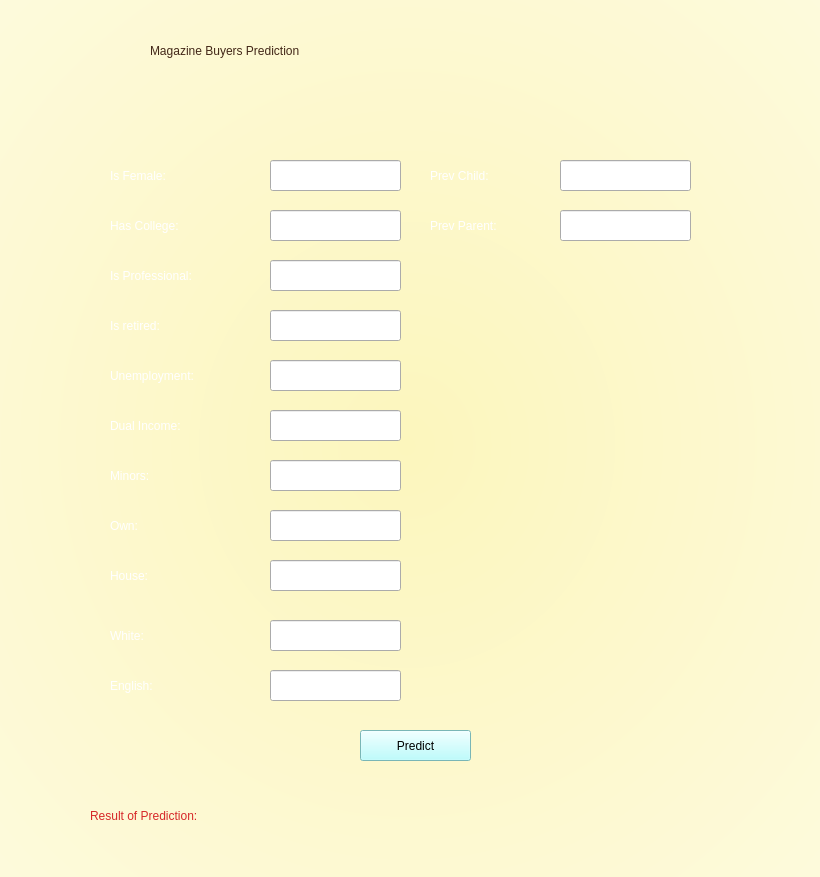
<?xml version="1.0" encoding="UTF-8"?>
<ui version="4.0">
 <class>Form</class>
 <widget class="QWidget" name="Form">
  <property name="geometry">
   <rect>
    <x>0</x>
    <y>0</y>
    <width>820</width>
    <height>877</height>
   </rect>
  </property>
  <property name="windowTitle">
   <string>Form</string>
  </property>
  <widget class="QWidget" name="widget" native="true">
   <property name="geometry">
    <rect>
     <x>0</x>
     <y>0</y>
     <width>821</width>
     <height>881</height>
    </rect>
   </property>
   <property name="styleSheet">
    <string notr="true">QWidget#widget{
background-color:qradialgradient(spread:pad, cx:0.5, cy:0.5, radius:1.521, fx:0.495, fy:0.506, stop:0 rgba(252, 246, 189, 255), stop:1 rgba(255, 255, 255, 255))

}
</string>
   </property>
   <widget class="QLabel" name="label">
    <property name="geometry">
     <rect>
      <x>150</x>
      <y>20</y>
      <width>521</width>
      <height>61</height>
     </rect>
    </property>
    <property name="styleSheet">
     <string notr="true">font: 75 26pt &quot;MS Shell Dlg 2&quot;;
color:rgb(67, 40, 24)</string>
    </property>
    <property name="text">
     <string>Magazine Buyers Prediction</string>
    </property>
   </widget>
   <widget class="QWidget" name="widget_2" native="true">
    <property name="geometry">
     <rect>
      <x>70</x>
      <y>120</y>
      <width>671</width>
      <height>661</height>
     </rect>
    </property>
    <property name="styleSheet">
     <string notr="true">QWidget#widget_2{background-color:qradialgradient(spread:pad, cx:0.5, cy:0.5, radius:1.521, fx:0.495, fy:0.506, stop:0 rgba(67, 40, 24, 255), stop:1 rgba(255, 255, 255, 255));
border-radius:20%;
 backdrop-filter: blur(4px);
box-shadow: 0 0 20px #000;
transition: 0.4s all;
}
qradialgradient(spread:pad, cx:0.5, cy:0.5, radius:1.521, fx:0.495, fy:0.506, stop:0 rgba(0, 48, 73, 255), stop:1 rgba(255, 255, 255, 255))</string>
    </property>
    <widget class="QLabel" name="label_2">
     <property name="geometry">
      <rect>
       <x>40</x>
       <y>40</y>
       <width>131</width>
       <height>31</height>
      </rect>
     </property>
     <property name="styleSheet">
      <string notr="true">color:rgb(255, 255, 255);
font: 13pt &quot;MS Shell Dlg 2&quot;;</string>
     </property>
     <property name="text">
      <string>Is Female:</string>
     </property>
    </widget>
    <widget class="QLabel" name="label_3">
     <property name="geometry">
      <rect>
       <x>40</x>
       <y>90</y>
       <width>131</width>
       <height>31</height>
      </rect>
     </property>
     <property name="styleSheet">
      <string notr="true">color:rgb(255, 255, 255);
font: 13pt &quot;MS Shell Dlg 2&quot;;</string>
     </property>
     <property name="text">
      <string>Has College:</string>
     </property>
    </widget>
    <widget class="QLabel" name="label_4">
     <property name="geometry">
      <rect>
       <x>40</x>
       <y>190</y>
       <width>131</width>
       <height>31</height>
      </rect>
     </property>
     <property name="styleSheet">
      <string notr="true">color:rgb(255, 255, 255);
font: 13pt &quot;MS Shell Dlg 2&quot;;</string>
     </property>
     <property name="text">
      <string>Is retired:</string>
     </property>
    </widget>
    <widget class="QLabel" name="label_5">
     <property name="geometry">
      <rect>
       <x>40</x>
       <y>140</y>
       <width>151</width>
       <height>31</height>
      </rect>
     </property>
     <property name="styleSheet">
      <string notr="true">color:rgb(255, 255, 255);
font: 13pt &quot;MS Shell Dlg 2&quot;;</string>
     </property>
     <property name="text">
      <string>Is Professional:</string>
     </property>
    </widget>
    <widget class="QLabel" name="label_6">
     <property name="geometry">
      <rect>
       <x>40</x>
       <y>240</y>
       <width>151</width>
       <height>31</height>
      </rect>
     </property>
     <property name="styleSheet">
      <string notr="true">color:rgb(255, 255, 255);
font: 13pt &quot;MS Shell Dlg 2&quot;;</string>
     </property>
     <property name="text">
      <string>Unemployment:</string>
     </property>
    </widget>
    <widget class="QLabel" name="label_7">
     <property name="geometry">
      <rect>
       <x>40</x>
       <y>290</y>
       <width>131</width>
       <height>31</height>
      </rect>
     </property>
     <property name="styleSheet">
      <string notr="true">color:rgb(255, 255, 255);
font: 13pt &quot;MS Shell Dlg 2&quot;;</string>
     </property>
     <property name="text">
      <string>Dual Income:</string>
     </property>
    </widget>
    <widget class="QLabel" name="label_8">
     <property name="geometry">
      <rect>
       <x>40</x>
       <y>340</y>
       <width>131</width>
       <height>31</height>
      </rect>
     </property>
     <property name="styleSheet">
      <string notr="true">color:rgb(255, 255, 255);
font: 13pt &quot;MS Shell Dlg 2&quot;;</string>
     </property>
     <property name="text">
      <string>Minors:</string>
     </property>
    </widget>
    <widget class="QLabel" name="label_9">
     <property name="geometry">
      <rect>
       <x>40</x>
       <y>390</y>
       <width>131</width>
       <height>31</height>
      </rect>
     </property>
     <property name="styleSheet">
      <string notr="true">color:rgb(255, 255, 255);
font: 13pt &quot;MS Shell Dlg 2&quot;;</string>
     </property>
     <property name="text">
      <string>Own:</string>
     </property>
    </widget>
    <widget class="QLabel" name="label_10">
     <property name="geometry">
      <rect>
       <x>40</x>
       <y>440</y>
       <width>131</width>
       <height>31</height>
      </rect>
     </property>
     <property name="styleSheet">
      <string notr="true">color:rgb(255, 255, 255);
font: 13pt &quot;MS Shell Dlg 2&quot;;</string>
     </property>
     <property name="text">
      <string>House:</string>
     </property>
    </widget>
    <widget class="QLabel" name="label_11">
     <property name="geometry">
      <rect>
       <x>40</x>
       <y>500</y>
       <width>131</width>
       <height>31</height>
      </rect>
     </property>
     <property name="styleSheet">
      <string notr="true">color:rgb(255, 255, 255);
font: 13pt &quot;MS Shell Dlg 2&quot;;</string>
     </property>
     <property name="text">
      <string>White:</string>
     </property>
    </widget>
    <widget class="QLabel" name="label_12">
     <property name="geometry">
      <rect>
       <x>40</x>
       <y>550</y>
       <width>131</width>
       <height>31</height>
      </rect>
     </property>
     <property name="styleSheet">
      <string notr="true">color:rgb(255, 255, 255);
font: 13pt &quot;MS Shell Dlg 2&quot;;</string>
     </property>
     <property name="text">
      <string>English:</string>
     </property>
    </widget>
    <widget class="QLabel" name="label_14">
     <property name="geometry">
      <rect>
       <x>360</x>
       <y>40</y>
       <width>131</width>
       <height>31</height>
      </rect>
     </property>
     <property name="styleSheet">
      <string notr="true">color:rgb(255, 255, 255);
font: 13pt &quot;MS Shell Dlg 2&quot;;</string>
     </property>
     <property name="text">
      <string>Prev Child:</string>
     </property>
    </widget>
    <widget class="QLabel" name="prevparent">
     <property name="geometry">
      <rect>
       <x>360</x>
       <y>90</y>
       <width>131</width>
       <height>31</height>
      </rect>
     </property>
     <property name="styleSheet">
      <string notr="true">color:rgb(255, 255, 255);
font: 13pt &quot;MS Shell Dlg 2&quot;;</string>
     </property>
     <property name="text">
      <string>Prev Parent:</string>
     </property>
    </widget>
    <widget class="QLineEdit" name="hascollege">
     <property name="geometry">
      <rect>
       <x>200</x>
       <y>90</y>
       <width>131</width>
       <height>31</height>
      </rect>
     </property>
    </widget>
    <widget class="QLineEdit" name="isprofessional">
     <property name="geometry">
      <rect>
       <x>200</x>
       <y>140</y>
       <width>131</width>
       <height>31</height>
      </rect>
     </property>
    </widget>
    <widget class="QLineEdit" name="unemployment">
     <property name="geometry">
      <rect>
       <x>200</x>
       <y>240</y>
       <width>131</width>
       <height>31</height>
      </rect>
     </property>
    </widget>
    <widget class="QLineEdit" name="iretired">
     <property name="geometry">
      <rect>
       <x>200</x>
       <y>190</y>
       <width>131</width>
       <height>31</height>
      </rect>
     </property>
    </widget>
    <widget class="QLineEdit" name="Dualincome">
     <property name="geometry">
      <rect>
       <x>200</x>
       <y>290</y>
       <width>131</width>
       <height>31</height>
      </rect>
     </property>
    </widget>
    <widget class="QLineEdit" name="minors">
     <property name="geometry">
      <rect>
       <x>200</x>
       <y>340</y>
       <width>131</width>
       <height>31</height>
      </rect>
     </property>
    </widget>
    <widget class="QLineEdit" name="own">
     <property name="geometry">
      <rect>
       <x>200</x>
       <y>390</y>
       <width>131</width>
       <height>31</height>
      </rect>
     </property>
    </widget>
    <widget class="QLineEdit" name="house">
     <property name="geometry">
      <rect>
       <x>200</x>
       <y>440</y>
       <width>131</width>
       <height>31</height>
      </rect>
     </property>
    </widget>
    <widget class="QLineEdit" name="white">
     <property name="geometry">
      <rect>
       <x>200</x>
       <y>500</y>
       <width>131</width>
       <height>31</height>
      </rect>
     </property>
    </widget>
    <widget class="QLineEdit" name="english">
     <property name="geometry">
      <rect>
       <x>200</x>
       <y>550</y>
       <width>131</width>
       <height>31</height>
      </rect>
     </property>
    </widget>
    <widget class="QLineEdit" name="prevchild">
     <property name="geometry">
      <rect>
       <x>490</x>
       <y>40</y>
       <width>131</width>
       <height>31</height>
      </rect>
     </property>
    </widget>
    <widget class="QLineEdit" name="prevparent_2">
     <property name="geometry">
      <rect>
       <x>490</x>
       <y>90</y>
       <width>131</width>
       <height>31</height>
      </rect>
     </property>
    </widget>
    <widget class="QPushButton" name="pushButton">
     <property name="geometry">
      <rect>
       <x>290</x>
       <y>610</y>
       <width>111</width>
       <height>31</height>
      </rect>
     </property>
     <property name="styleSheet">
      <string notr="true">
background-color: rgb(170, 255, 255);
font: 12pt &quot;MS Shell Dlg 2&quot;;</string>
     </property>
     <property name="text">
      <string>Predict</string>
     </property>
    </widget>
    <widget class="QLineEdit" name="isfemale">
     <property name="geometry">
      <rect>
       <x>200</x>
       <y>40</y>
       <width>131</width>
       <height>31</height>
      </rect>
     </property>
    </widget>
   </widget>
   <widget class="QLabel" name="result">
    <property name="geometry">
     <rect>
      <x>90</x>
      <y>790</y>
      <width>241</width>
      <height>51</height>
     </rect>
    </property>
    <property name="styleSheet">
     <string notr="true">font: 75 16pt &quot;MS Shell Dlg 2&quot;;
color:rgb(214, 40, 40)</string>
    </property>
    <property name="text">
     <string>Result of Prediction:</string>
    </property>
   </widget>
  </widget>
 </widget>
 <resources/>
 <connections/>
</ui>
